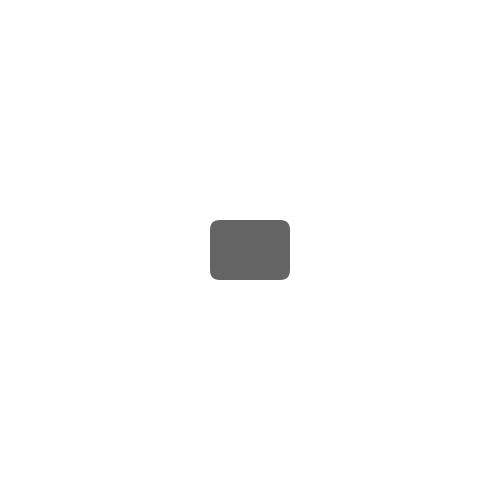
Frame 1 (no input)
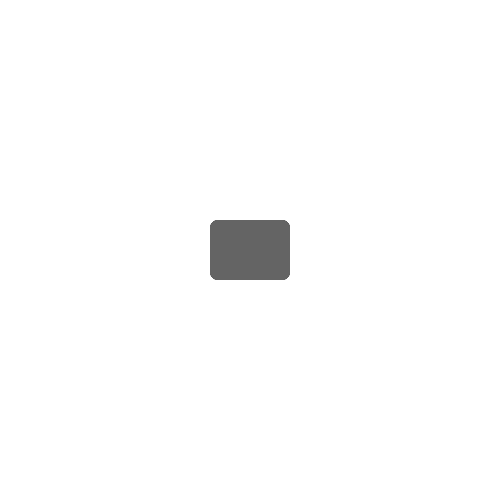
Frame 60 (the mouse pressed at the canvas centre just before this capture)
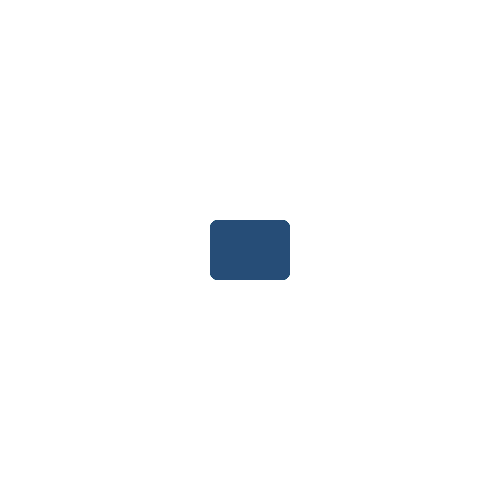
Frame 120 (the mouse held since frame 60 and released just before this capture)

The Processing sketch that drew these frames (run headless with seeded random() and noise(); from frame 60 on, the mouse is pressed at the canvas centre):

// Processing sketch: challenge_1d
// ── challenge_1d.pde
float h = 60;
float l = 80;
float rectLeft, rectRight, rectTop, rectBottom;
color c;
boolean active = false;
boolean detection = false;

void setup() {
  background(255);
  size(500, 500);
  rectLeft = (width/2-l/2); 
  rectRight = rectLeft+l; 
  rectTop = height/2-h/2; 
  rectBottom = rectTop+h;
}

void draw() {
  noStroke();
  detection();

  if (detection == true && mousePressed == true) {
    c = color (38, 77, 119);//navy-pressed
  } else if (active == true) {
    c = color (235, 145, 174);//pink - active
  } else if (active == false) {
    c = color (100);//gray - inactive
  }

  fill(c);
  rect(rectLeft, rectTop, l, h, 10, 10, 10, 10);
}

void mousePressed() {
  if (detection == true) {
    active = !active;
  }
}

void detection() {
  if (mouseX>rectLeft && mouseX<rectRight && mouseY>rectTop && mouseY<rectBottom) {
    detection = true;
  } else {
    detection = false;
  } 
}
